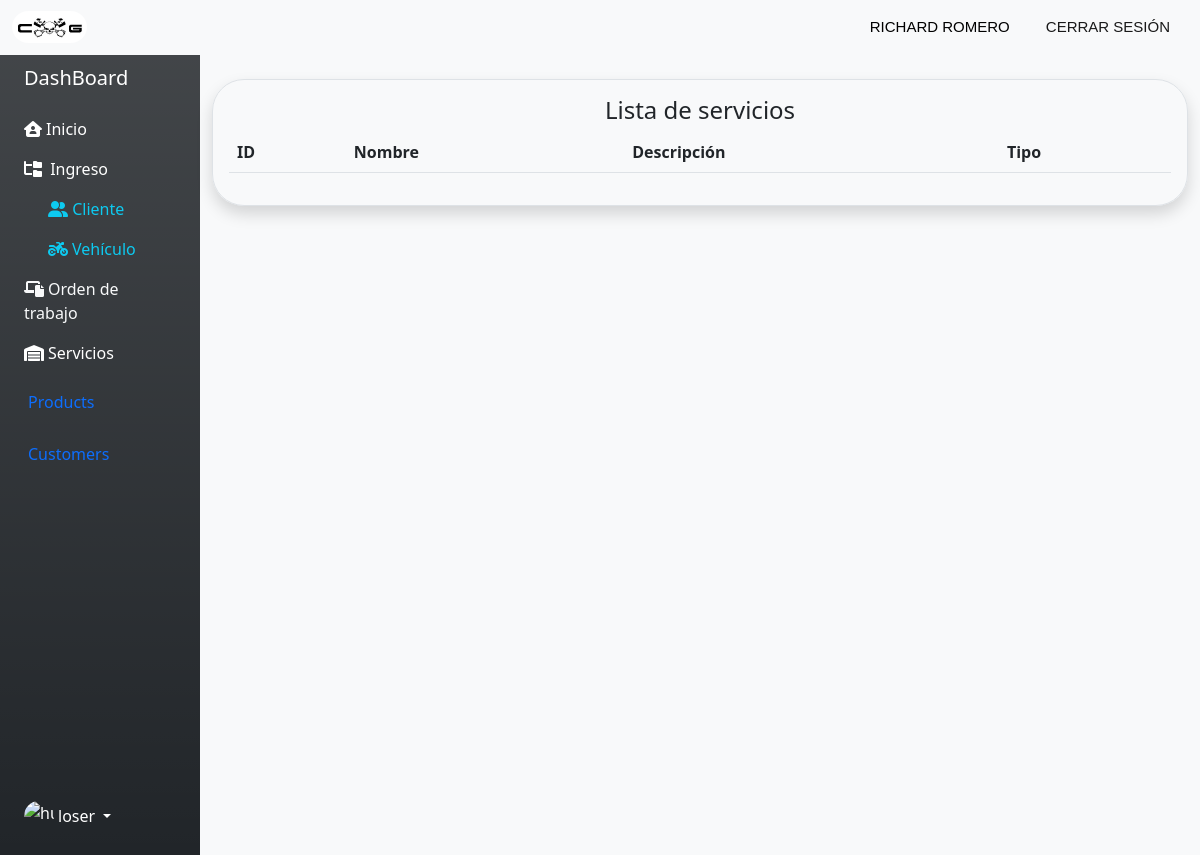
The app's page /list-services/, older data.
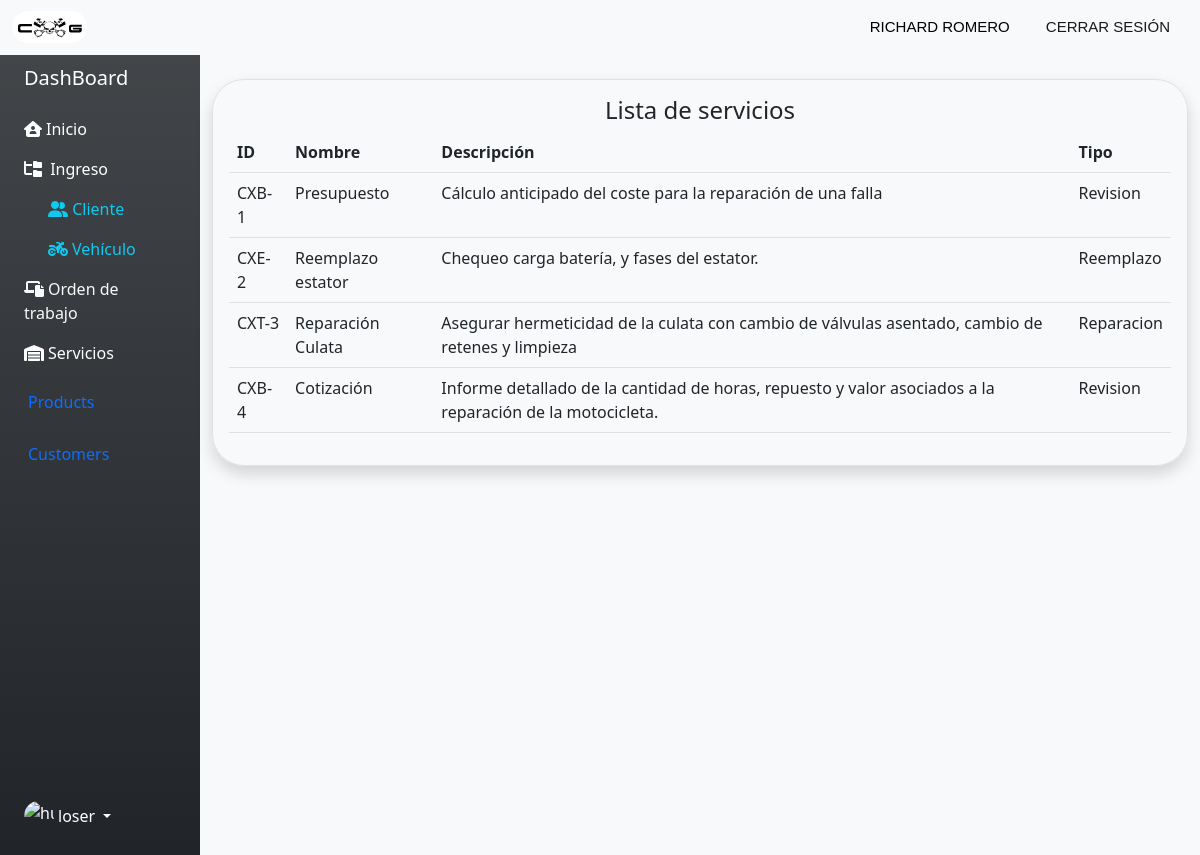
The same page, newer data.
### page/models.py (models this page shows, shortened)
class Servicio(models.Model):
    id = models.CharField(primary_key=True, max_length=20)
    nombre_sv = models.CharField(max_length=50, verbose_name= "Nombre Servicio")
    desc_sv = models.TextField(verbose_name= "Descripción Servicio")
    hrs_240 = models.FloatField( verbose_name="Horas hasta 240 cc")
    hrs_500 = models.FloatField( verbose_name="Horas hasta 500 cc")
    hrs_800 = models.FloatField( verbose_name="Horas hasta 800 cc")
    hrs_810 = models.FloatField( verbose_name="Horas desde 810 cc")
    tipo_sv = models.CharField(max_length=250 ,verbose_name= "Tipo Servicio", choices=opcion_tipo_sv, default='Mantención')
    id_hh = models.ForeignKey(HoraHombre, verbose_name= "ID Hora Hombre", on_delete=models.CASCADE)

### page/views.py (the view)
# urls.py: path('list-services/', list_services, name= "list-services"),
def list_services(request):
    services = Servicio.objects.all()
    data = {
        "services": services
    }
    return render(request, "app/list-services.html", data)

### page/templates/app/list-services.html
{% extends 'layouts/base-dashboard.html' %}
{% load static %}
{% load django_bootstrap5 %}
{% block content %}
<div class="container-fluid">
    <div class="row">
        {% include "includes/sidebar.html" %}
        <div class="col mt-2">
            <div class="row">
                <div class="container">
                        <div class="col-12 col-md-12  mt-3 border rounded-5 shadow p-3 mb-4">
                            <div class="text-center">
                                <h4>Lista de servicios</h4>
                            </div>
                            <table class="table table-hover">
                                <thead>
                                    <tr>
                                        <th scope="col">ID</th>
                                        <th scope="col">Nombre</th>
                                        <th scope="col">Descripción</th>
                                        <th scope="col">Tipo</th>
                                    </tr>
                                </thead>
                                <tbody>
                                    {% for service in services %}
                                    <tr>
                                        <td scope="row">{{service.id}}</td>
                                        <td>{{service.nombre_sv}}</td>
                                        <td>{{service.desc_sv}}</td>
                                        <td>{{service.tipo_sv}}</td>
                                    </tr>
                                    {% endfor %}
                                </tbody>
                            </table>
                        </div>
                </div>
            </div>
        </div>
    </div>
</div>
{% endblock content %}

### page/templates/layouts/base-dashboard.html (shortened to what this page needs)
{% load static %}
<!DOCTYPE html>
<html lang="en">
<head>
    <link href="https://cdn.jsdelivr.net/npm/bootstrap@5.2.3/dist/css/bootstrap.min.css" rel="stylesheet">
    <link rel="stylesheet" href="{% static 'css/dasboardcard.css'%}">
    <link rel="stylesheet" href="{% static 'css/style.css'%}">
    <link rel="stylesheet" href="{% static 'css/style2.css'%}">
</head>
<body class="bg-light">
    <nav class="navbar navbar-expand-lg bg-light">
        <div class="container-fluid">
            <div class="">
                <img src="{% static 'img/minilogo.png' %}" alt="Logo"
                    style=" max-height: 4vh; margin: 0px; padding: 0px;" class="rounded-pill img-responsive">
            </div>
            <div class="">
                <div class="collapse navbar-collapse" id="navbarNav">
                    <ul class="navbar-nav">
                        <li class="nav-item">
                            <a class="nav-link" aria-current="page" href="#">Richard Romero</a>
                        </li>
                        <li class="nav-item">
                            <a class="nav-link active" aria-current="page" href="#">Cerrar Sesión</a>
                        </li>
                    </ul>
                </div>
            </div>
        </div>
    </nav>
    {% block content %}
    {% endblock content %}
</body>

### page/templates/includes/sidebar.html (shortened to what this page needs)
<div class="col-2 col-md-2 col-xl-2 px-sm-2 px-0 bg-dark bg-gradient">
    <div class="d-flex flex-column align-items-center align-items-sm-start px-3 pt-2 text-white min-vh-100">
        <a href="/" class="d-flex align-items-center pb-3 mb-md-0 me-md-auto text-white text-decoration-none">
            <span class="fs-5 d-none d-sm-inline">DashBoard</span>
        </a>
        <ul class="nav nav-pills flex-column mb-sm-auto mb-0 align-items-center align-items-sm-start" id="menu">
            <li class="nav-ite">
                <a href="{% url 'dashboard' %}" class="nav-link align-middle px-0 text-white">
                    <i class="fa-solid fa-house-user"></i><span class="ms-1 d-none d-sm-inline">Inicio</span>
                </a>
            </li>
            <li>
                <a href="#submenu1" data-bs-toggle="collapse" class="nav-link px-0 align-middle text-white">
                    <i class="fa-solid fa-folder-tree"></i> <span class="ms-1 d-none d-sm-inline">Ingreso</span> </a>
                <ul class="collapse show nav flex-column ms-4" id="submenu1" data-bs-parent="#menu">
                    <li class="w-100">
                        <a href="{% url 'create-cliente' %}" class="nav-link px-0 text-info">
                            <i class="fa-solid fa-user-group"></i> <span class="d-none d-sm-inline">Cliente</span></a>
                    </li>
                    <li>
                        <a href="#" class="nav-link px-0 text-info">
                            <i class="fa-solid fa-motorcycle"></i><span class="ms-1 d-none d-sm-inline">Vehículo</span></a>
                    </li>
                </ul>
            </li>
            <li>
                <a href="#" class="nav-link px-0 align-middle  text-light">
                    <i class="fa-solid fa-laptop-file"></i><span class="ms-1 d-none d-sm-inline">Orden de trabajo</span></a>
            </li>
            <li>
                <a href="#submenu2" data-bs-toggle="collapse" class="nav-link px-0 align-middle text-white">
                    <i class="fa-solid fa-warehouse"></i><span class="ms-1 d-none d-sm-inline">Servicios</span></a>
            </li>
            <li>
                <a href="#submenu3" data-bs-toggle="collapse" class="nav-link px-0 align-middle">
                     <span class="ms-1 d-none d-sm-inline">Products</span> </a>
            </li>
            <li>
                <a href="#" class="nav-link px-0 align-middle">
                     <span class="ms-1 d-none d-sm-inline">Customers</span> </a>
            </li>
        </ul>
        <div class="dropdown pb-4">
            <a href="#" class="d-flex align-items-center text-white text-decoration-none dropdown-toggle"
                id="dropdownUser1" data-bs-toggle="dropdown" aria-expanded="false">
                <img src="https://github.com/mdo.png" alt="hugenerd" width="30" height="30" class="rounded-circle">
                <span class="d-none d-sm-inline mx-1">loser</span>
            </a>
        </div>
    </div>
</div>

### page/static/css/style.css (style rules this page uses)
:root { --gradient-color: linear-gradient(180deg, rgba(57, 65, 62, 0.715) 0%, rgba(29, 31, 29, 0.527) 100%); }
body { margin: 0px; padding: 0px; overflow-X: hidden; overflow-Y: scroll; }
.nav-item .nav-link { font-family: 'Oswald', sans-serif; font-size: 15px; font-weight: 300; text-transform: uppercase; margin: 0px 10px; position: relative; color: black; }
.nav-item .nav-link:before { position: absolute; left: 0; content: ""; bottom: 0; width: 100%; height: 2px; transform: scaleX(0); transform-origin: left; background-color: black; transition: 0.5s; }

### page/static/css/style2.css (style rules this page uses)
* { margin: 0; padding: 0; box-sizing: border-box; overflow-wrap: break-word; }
:root { --gradient-color: linear-gradient(180deg, rgba(57, 65, 62, 0.715) 0%, rgba(29, 31, 29, 0.527) 100%); }
a { text-decoration: none; color: inherit; }

Row changes from the older to the newer data that the page shows:
added Servicio: id "CXB-1", nombre_sv "Presupuesto", desc_sv "Cálculo anticipado del coste para la reparación de una falla", tipo_sv "Revision"
added Servicio: id "CXE-2", nombre_sv "Reemplazo estator", desc_sv "Chequeo carga batería, y fases del estator.", tipo_sv "Reemplazo"
added Servicio: id "CXT-3", nombre_sv "Reparación Culata", desc_sv "Asegurar hermeticidad de la culata con cambio de válvulas asentado, cambio de retenes y limpieza", tipo_sv "Reparacion"
added Servicio: id "CXB-4", nombre_sv "Cotización", desc_sv "Informe detallado de la cantidad de horas, repuesto y valor asociados a la reparación de la motocicleta.", tipo_sv "Revision"
